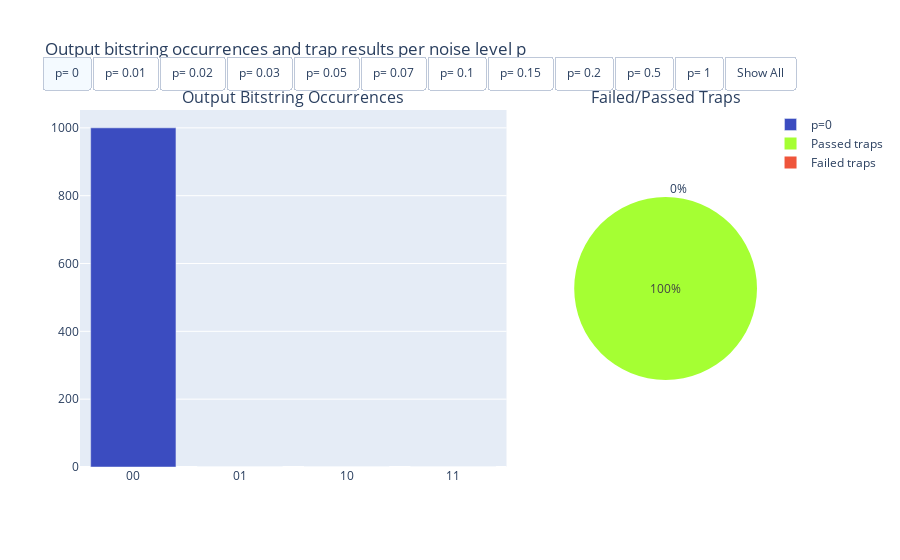

The notebook cell this image was saved under:
### Code cell
import plotly.graph_objects as go
import matplotlib.cm as cm
from matplotlib.colors import LogNorm, to_hex
from plotly.subplots import make_subplots

# Function to get color based on p value
def get_heatmap_color(p, colormap_name='coolwarm', vmin=0.1, vmax=1):
    colormap = cm.get_cmap(colormap_name)
    norm = LogNorm(vmin=vmin, vmax=vmax)  # Normalize p within [vmin, vmax]
    return to_hex(colormap(norm(p)))  # Convert to hex color for Plotly

# Initialize the figure with subplots
fig = make_subplots(
    rows=1, cols=2,
    column_widths=[0.7, 0.3],
    subplot_titles=("Output Bitstring Occurrences", "Failed/Passed Traps"),
    specs=[[{"type": "bar"}, {"type": "pie"}]]
)

# Store the p values in a list to access them by index in buttons
p_values = list(all_histograms.keys())

# Add bar charts and pie charts for different 'p' values
colors = ['#EF553B', '#a5ff33']  # Red for 'Failed traps', Green for 'Passed traps'

for idx, (p, histogram) in enumerate(all_histograms.items()):
    frequencies = [histogram.get(outcome, 0) for outcome in all_outcomes]
    
    # Get colors for each bar based on the current p value
    bar_colors = [get_heatmap_color(p + 0.1) for _ in all_outcomes]
    
    # Bar chart
    fig.add_trace(
        go.Bar(
            x=all_outcomes,
            y=frequencies,
            name=f'p={p}',  # Legend label
            marker=dict(color=bar_colors),  # Apply custom colors
            visible=(p == p_values[0])  # Only the first p is visible by default
        ),
        row=1, col=1
    )
    
    # Pie chart
    failed_value = failed_traps_histograms.get(p, 0)  # Fetch failed traps for current p
    fig.add_trace(
        go.Pie(
            labels=['Failed traps', 'Passed traps'],
            values=[failed_value, 1 - failed_value],
            marker=dict(colors=colors),
            name=f'p={p}',
            visible=(p == p_values[0])
        ),
        row=1, col=2
    )
    
# Update layout with buttons
fig.update_layout(
    title="Output bitstring occurrences and trap results per noise level p",
    updatemenus=[
        {
            'type': 'buttons',
            'direction': 'right',
            'x': 0.5,
            'y': 1.15,
            'xanchor': 'center',
            'buttons': [
                {
                    'label': f'p= {key}',
                    'method': 'update',
                    'args': [{'visible': [(i // 2 == idx) for i in range(2 * len(all_histograms))]}]
                }
                for idx, key in enumerate(all_histograms)
            ] + [
                {
                    'label': 'Show All',
                    'method': 'update',
                    'args': [{'visible': [True] * (2 * len(all_histograms))}]
                }
            ]
        }
    ]
)

fig.show()

### Figure 1 — Plotly figure (JSON) as saved in the notebook; plotly's stock layout.template omitted (floating-point values rounded to 4 significant figures)
{"data": [{"marker": {"color": ["#3b4cc0", "#3b4cc0", "#3b4cc0", "#3b4cc0"]}, "name": "p=0", "type": "bar", "visible": true, "x": ["00", "01", "10", "11"], "xaxis": "x", "y": [1000, 0, 0, 0], "yaxis": "y"}, {"domain": {"x": [0.73, 1], "y": [0, 1]}, "labels": ["Failed traps", "Passed traps"], "marker": {"colors": ["#EF553B", "#a5ff33"]}, "name": "p=0", "type": "pie", "values": [0, 1], "visible": true}, {"marker": {"color": ["#465ecf", "#465ecf", "#465ecf", "#465ecf"]}, "name": "p=0.01", "type": "bar", "visible": false, "x": ["00", "01", "10", "11"], "xaxis": "x", "y": [905, 65, 25, 5], "yaxis": "y"}, {"domain": {"x": [0.73, 1], "y": [0, 1]}, "labels": ["Failed traps", "Passed traps"], "marker": {"colors": ["#EF553B", "#a5ff33"]}, "name": "p=0.01", "type": "pie", "values": [0.115, 0.885], "visible": false}, {"marker": {"color": ["#536edd", "#536edd", "#536edd", "#536edd"]}, "name": "p=0.02", "type": "bar", "visible": false, "x": ["00", "01", "10", "11"], "xaxis": "x", "y": [806, 112, 58, 24], "yaxis": "y"}, {"domain": {"x": [0.73, 1], "y": [0, 1]}, "labels": ["Failed traps", "Passed traps"], "marker": {"colors": ["#EF553B", "#a5ff33"]}, "name": "p=0.02", "type": "pie", "values": [0.213, 0.787], "visible": false}, {"marker": {"color": ["#5e7de7", "#5e7de7", "#5e7de7", "#5e7de7"]}, "name": "p=0.03", "type": "bar", "visible": false, "x": ["00", "01", "10", "11"], "xaxis": "x", "y": [720, 175, 74, 31], "yaxis": "y"}, {"domain": {"x": [0.73, 1], "y": [0, 1]}, "labels": ["Failed traps", "Passed traps"], "marker": {"colors": ["#EF553B", "#a5ff33"]}, "name": "p=0.03", "type": "pie", "values": [0.3, 0.7], "visible": false}, {"marker": {"color": ["#7396f5", "#7396f5", "#7396f5", "#7396f5"]}, "name": "p=0.05", "type": "bar", "visible": false, "x": ["00", "01", "10", "11"], "xaxis": "x", "y": [590, 214, 126, 70], "yaxis": "y"}, {"domain": {"x": [0.73, 1], "y": [0, 1]}, "labels": ["Failed traps", "Passed traps"], "marker": {"colors": ["#EF553B", "#a5ff33"]}, "name": "p=0.05", "type": "pie", "values": [0.432, 0.568], "visible": false}, {"marker": {"color": ["#85a8fc", "#85a8fc", "#85a8fc", "#85a8fc"]}, "name": "p=0.07", "type": "bar", "visible": false, "x": ["00", "01", "10", "11"], "xaxis": "x", "y": [525, 254, 134, 87], "yaxis": "y"}, {"domain": {"x": [0.73, 1], "y": [0, 1]}, "labels": ["Failed traps", "Passed traps"], "marker": {"colors": ["#EF553B", "#a5ff33"]}, "name": "p=0.07", "type": "pie", "values": [0.554, 0.446], "visible": false}, {"marker": {"color": ["#9fbfff", "#9fbfff", "#9fbfff", "#9fbfff"]}, "name": "p=0.1", "type": "bar", "visible": false, "x": ["00", "01", "10", "11"], "xaxis": "x", "y": [421, 291, 157, 131], "yaxis": "y"}, {"domain": {"x": [0.73, 1], "y": [0, 1]}, "labels": ["Failed traps", "Passed traps"], "marker": {"colors": ["#EF553B", "#a5ff33"]}, "name": "p=0.1", "type": "pie", "values": [0.669, 0.331], "visible": false}, {"marker": {"color": ["#bfd3f6", "#bfd3f6", "#bfd3f6", "#bfd3f6"]}, "name": "p=0.15", "type": "bar", "visible": false, "x": ["00", "01", "10", "11"], "xaxis": "x", "y": [302, 290, 220, 188], "yaxis": "y"}, {"domain": {"x": [0.73, 1], "y": [0, 1]}, "labels": ["Failed traps", "Passed traps"], "marker": {"colors": ["#EF553B", "#a5ff33"]}, "name": "p=0.15", "type": "pie", "values": [0.796, 0.204], "visible": false}, {"marker": {"color": ["#d7dce3", "#d7dce3", "#d7dce3", "#d7dce3"]}, "name": "p=0.2", "type": "bar", "visible": false, "x": ["00", "01", "10", "11"], "xaxis": "x", "y": [286, 271, 240, 203], "yaxis": "y"}, {"domain": {"x": [0.73, 1], "y": [0, 1]}, "labels": ["Failed traps", "Passed traps"], "marker": {"colors": ["#EF553B", "#a5ff33"]}, "name": "p=0.2", "type": "pie", "values": [0.824, 0.176], "visible": false}, {"marker": {"color": ["#f18d6f", "#f18d6f", "#f18d6f", "#f18d6f"]}, "name": "p=0.5", "type": "bar", "visible": false, "x": ["00", "01", "10", "11"], "xaxis": "x", "y": [270, 257, 262, 211], "yaxis": "y"}, {"domain": {"x": [0.73, 1], "y": [0, 1]}, "labels": ["Failed traps", "Passed traps"], "marker": {"colors": ["#EF553B", "#a5ff33"]}, "name": "p=0.5", "type": "pie", "values": [0.891, 0.109], "visible": false}, {"marker": {"color": ["#b40426", "#b40426", "#b40426", "#b40426"]}, "name": "p=1", "type": "bar", "visible": false, "x": ["00", "01", "10", "11"], "xaxis": "x", "y": [224, 259, 254, 263], "yaxis": "y"}, {"domain": {"x": [0.73, 1], "y": [0, 1]}, "labels": ["Failed traps", "Passed traps"], "marker": {"colors": ["#EF553B", "#a5ff33"]}, "name": "p=1", "type": "pie", "values": [0.873, 0.127], "visible": false}], "layout": {"annotations": [{"font": {"size": 16}, "showarrow": false, "text": "Output Bitstring Occurrences", "x": 0.315, "xanchor": "center", "xref": "paper", "y": 1, "yanchor": "bottom", "yref": "paper"}, {"font": {"size": 16}, "showarrow": false, "text": "Failed/Passed Traps", "x": 0.865, "xanchor": "center", "xref": "paper", "y": 1, "yanchor": "bottom", "yref": "paper"}], "title": {"text": "Output bitstring occurrences and trap results per noise level p"}, "updatemenus": [{"buttons": [{"args": [{"visible": [true, true, false, false, false, false, false, false, false, false, false, false, false, false, false, false, false, false, false, false, false, false]}], "label": "p= 0", "method": "update"}, {"args": [{"visible": [false, false, true, true, false, false, false, false, false, false, false, false, false, false, false, false, false, false, false, false, false, false]}], "label": "p= 0.01", "method": "update"}, {"args": [{"visible": [false, false, false, false, true, true, false, false, false, false, false, false, false, false, false, false, false, false, false, false, false, false]}], "label": "p= 0.02", "method": "update"}, {"args": [{"visible": [false, false, false, false, false, false, true, true, false, false, false, false, false, false, false, false, false, false, false, false, false, false]}], "label": "p= 0.03", "method": "update"}, {"args": [{"visible": [false, false, false, false, false, false, false, false, true, true, false, false, false, false, false, false, false, false, false, false, false, false]}], "label": "p= 0.05", "method": "update"}, {"args": [{"visible": [false, false, false, false, false, false, false, false, false, false, true, true, false, false, false, false, false, false, false, false, false, false]}], "label": "p= 0.07", "method": "update"}, {"args": [{"visible": [false, false, false, false, false, false, false, false, false, false, false, false, true, true, false, false, false, false, false, false, false, false]}], "label": "p= 0.1", "method": "update"}, {"args": [{"visible": [false, false, false, false, false, false, false, false, false, false, false, false, false, false, true, true, false, false, false, false, false, false]}], "label": "p= 0.15", "method": "update"}, {"args": [{"visible": [false, false, false, false, false, false, false, false, false, false, false, false, false, false, false, false, true, true, false, false, false, false]}], "label": "p= 0.2", "method": "update"}, {"args": [{"visible": [false, false, false, false, false, false, false, false, false, false, false, false, false, false, false, false, false, false, true, true, false, false]}], "label": "p= 0.5", "method": "update"}, {"args": [{"visible": [false, false, false, false, false, false, false, false, false, false, false, false, false, false, false, false, false, false, false, false, true, true]}], "label": "p= 1", "method": "update"}, {"args": [{"visible": [true, true, true, true, true, true, true, true, true, true, true, true, true, true, true, true, true, true, true, true, true, true]}], "label": "Show All", "method": "update"}], "direction": "right", "type": "buttons", "x": 0.5, "xanchor": "center", "y": 1.15}], "xaxis": {"anchor": "y", "domain": [0, 0.63]}, "yaxis": {"anchor": "x", "domain": [0, 1]}}}
